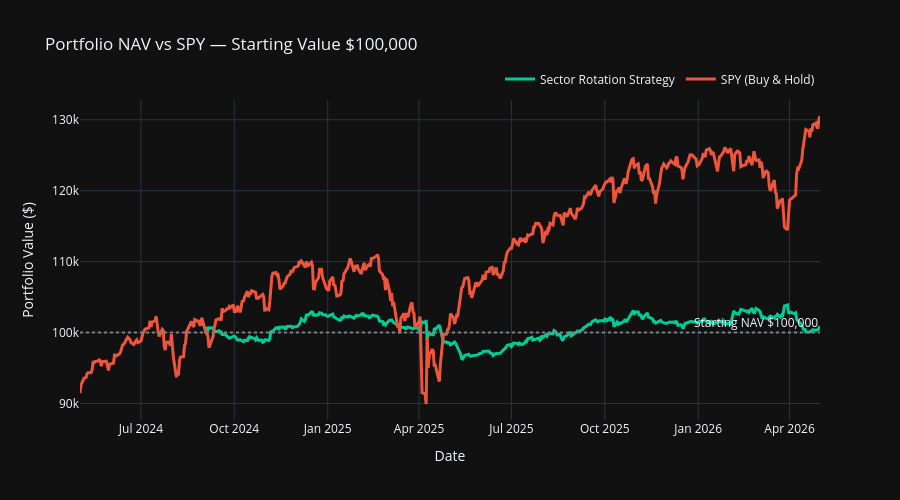

Notebook source saved alongside this figure:
### Markdown cell above
# 10: Visualizations

Eleven purposeful charts, each answering a specific analytical question:
1. Portfolio NAV vs SPY — overall performance
2. Sector Rotation Heatmap — where capital was deployed each month
3. Monthly Returns bar chart — month-by-month win/loss
4. Long vs Short P&L decomposition — which leg drove returns?
5. Trade return distribution — shape of the return profile
6. Return by sector — which ETFs contributed most?
7. Rolling 6-month Sharpe — strategy stability over time
8. Drawdown chart — risk profile
9. Momentum spread — signal strength over time
10. Alpha/Beta scatter vs SPY — market neutrality test
11. Monthly sector exposure — long vs short stacked bars

### Code cell
fig1 = go.Figure()

# Trim strategy NAV to start on first actual trade date (fair comparison)
first_trade_date = blotter['entry_date'].min()
strat_nav_trimmed = ledger['mkt_value'].loc[ledger.index >= first_trade_date]

fig1.add_trace(go.Scatter(      # ← strategy trace now uses trimmed series
    x=strat_nav_trimmed.index,
    y=strat_nav_trimmed,
    mode='lines',
    name='Sector Rotation Strategy',
    line=dict(color='#00CC96', width=THICK),
))
fig1.add_trace(go.Scatter(      # ← SPY trace, unchanged
    x=spy_normalized.index,
    y=spy_normalized,
    mode='lines',
    name='SPY (Buy & Hold)',
    line=dict(color='#EF553B', width=THICK),
))
fig1.add_hline(
    y=START_CASH, line_dash='dot', line_color='gray',
    annotation_text='Starting NAV $100,000',
)
fig1.update_layout(
    template=PLOTLY_THEME,
    title='Portfolio NAV vs SPY — Starting Value $100,000',
    xaxis_title='Date',
    yaxis_title='Portfolio Value ($)',
    legend=dict(orientation='h', yanchor='bottom', y=1.02, xanchor='right', x=1),
    height=500,
)
fig1.show()

fig1.write_html("charts/nav_vs_spy.html", include_plotlyjs="cdn")

### Figure 1 — Plotly figure (JSON) as saved in the notebook; plotly's stock layout.template omitted (floating-point values rounded to 4 significant figures; data arrays with more than 128 entries replaced by an {"elided": "..."} marker saying what was removed)
{"data": [{"line": {"color": "#00CC96", "width": 3}, "mode": "lines", "name": "Sector Rotation Strategy", "x": {"elided": "417 str values"}, "y": {"elided": "417 float values"}, "type": "scatter"}, {"line": {"color": "#EF553B", "width": 3}, "mode": "lines", "name": "SPY (Buy & Hold)", "x": {"elided": "501 str values"}, "y": {"elided": "501 float values"}, "type": "scatter"}], "layout": {"shapes": [{"line": {"color": "gray", "dash": "dot"}, "type": "line", "x0": 0, "x1": 1, "xref": "x domain", "y0": 100000.0, "y1": 100000.0, "yref": "y"}], "annotations": [{"showarrow": false, "text": "Starting NAV $100,000", "x": 1, "xanchor": "right", "xref": "x domain", "y": 100000.0, "yanchor": "bottom", "yref": "y"}], "legend": {"orientation": "h", "yanchor": "bottom", "y": 1.02, "xanchor": "right", "x": 1}, "title": {"text": "Portfolio NAV vs SPY — Starting Value $100,000"}, "xaxis": {"title": {"text": "Date"}}, "yaxis": {"title": {"text": "Portfolio Value ($)"}}, "height": 500}}
